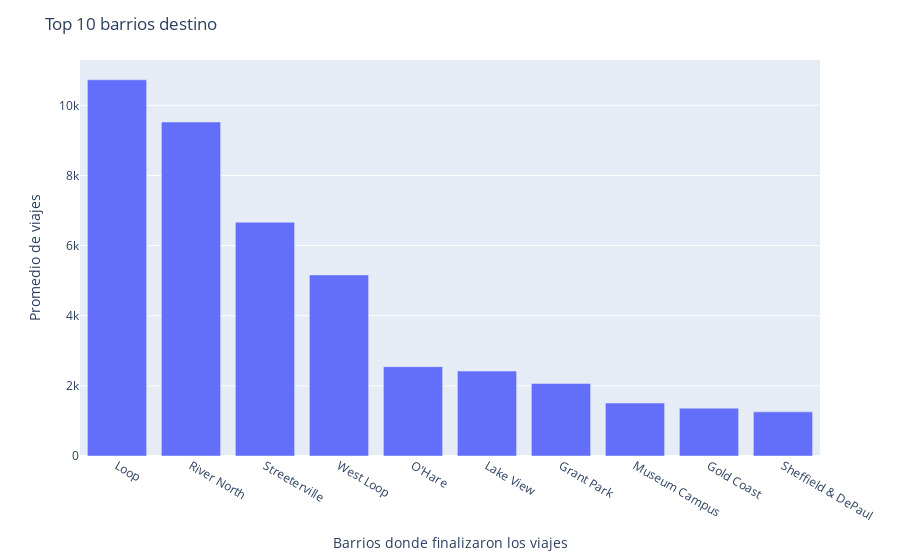

The cell this chart's notebook holds for it:
### Code cell
fig = px.bar(top10_trip, x="dropoff_location_name",y="average_trips")
fig.update_layout(
    title= "Top 10 barrios destino",
    xaxis_title_text='Barrios donde finalizaron los viajes',
    yaxis_title_text='Promedio de viajes'
)
fig.show()

### Figure 1 — Plotly figure (JSON) as saved in the notebook; plotly's stock layout.template omitted (floating-point values rounded to 4 significant figures)
{"data": [{"alignmentgroup": "True", "hovertemplate": "dropoff_location_name=%{x}<br>average_trips=%{y}<extra></extra>", "legendgroup": "", "marker": {"color": "#636efa", "pattern": {"shape": ""}}, "name": "", "offsetgroup": "", "orientation": "v", "showlegend": false, "textposition": "auto", "type": "bar", "x": ["Loop", "River North", "Streeterville", "West Loop", "O'Hare", "Lake View", "Grant Park", "Museum Campus", "Gold Coast", "Sheffield & DePaul"], "xaxis": "x", "y": [10730.0, 9524.0, 6665.0, 5164.0, 2547.0, 2421.0, 2069.0, 1510, 1364.0, 1260.0], "yaxis": "y"}], "layout": {"barmode": "relative", "legend": {"tracegroupgap": 0}, "margin": {"t": 60}, "title": {"text": "Top 10 barrios destino"}, "xaxis": {"anchor": "y", "domain": [0, 1], "title": {"text": "Barrios donde finalizaron los viajes"}}, "yaxis": {"anchor": "x", "domain": [0, 1], "title": {"text": "Promedio de viajes"}}}}
